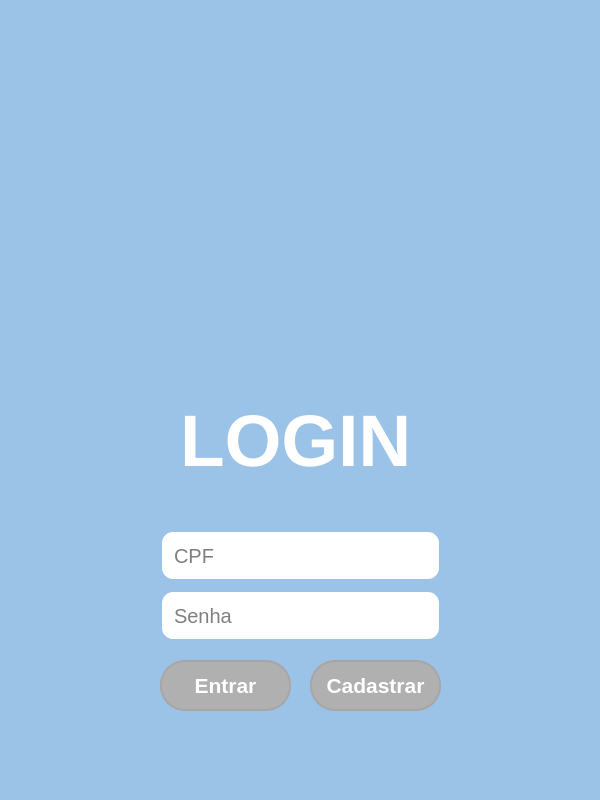
<?xml version="1.0" encoding="UTF-8"?>
<ui version="4.0">
 <class>MainWindow</class>
 <widget class="QMainWindow" name="MainWindow">
  <property name="geometry">
   <rect>
    <x>0</x>
    <y>0</y>
    <width>600</width>
    <height>800</height>
   </rect>
  </property>
  <property name="minimumSize">
   <size>
    <width>600</width>
    <height>800</height>
   </size>
  </property>
  <property name="font">
   <font>
    <family>Segoe UI</family>
    <pointsize>12</pointsize>
   </font>
  </property>
  <property name="windowTitle">
   <string>MainWindow</string>
  </property>
  <property name="styleSheet">
   <string notr="true">background-color: rgb(155, 194, 231);</string>
  </property>
  <widget class="QWidget" name="centralwidget">
   <widget class="QLabel" name="label">
    <property name="geometry">
     <rect>
      <x>180</x>
      <y>400</y>
      <width>241</width>
      <height>81</height>
     </rect>
    </property>
    <property name="font">
     <font>
      <pointsize>55</pointsize>
      <weight>75</weight>
      <bold>true</bold>
     </font>
    </property>
    <property name="styleSheet">
     <string notr="true">color: rgb(255, 255, 255);</string>
    </property>
    <property name="text">
     <string>LOGIN</string>
    </property>
   </widget>
   <widget class="QLineEdit" name="lineEdit">
    <property name="geometry">
     <rect>
      <x>160</x>
      <y>530</y>
      <width>281</width>
      <height>51</height>
     </rect>
    </property>
    <property name="font">
     <font>
      <pointsize>15</pointsize>
     </font>
    </property>
    <property name="styleSheet">
     <string notr="true">QLineEdit{
	background-color: rgb(255, 255, 255);
	border: 2px solid rgb(155, 194, 231);
	border-radius: 13px;
	padding: 10px;
}
QLineEdit:hover{
	border: 2px solid rgb(255, 207, 0);
}

QLineEdit:focus{
	border: 2px solid rgb(255, 165, 0);
	color: rgb(0, 0, 0);
}
</string>
    </property>
    <property name="text">
     <string/>
    </property>
    <property name="maxLength">
     <number>11</number>
    </property>
    <property name="placeholderText">
     <string>CPF</string>
    </property>
   </widget>
   <widget class="QPushButton" name="pushButton">
    <property name="geometry">
     <rect>
      <x>160</x>
      <y>660</y>
      <width>131</width>
      <height>51</height>
     </rect>
    </property>
    <property name="font">
     <font>
      <pointsize>16</pointsize>
      <weight>75</weight>
      <bold>true</bold>
     </font>
    </property>
    <property name="styleSheet">
     <string notr="true">QPushButton {	
	color: rgb(255, 255, 255);
	background-color: rgb(176, 176, 176);
	border: 2px solid rgb(166, 166, 166); 
	border-radius: 25px;
}

QPushButton:hover {
	background-color: rgb(166, 166, 166);
	border: 2px solid rgb(138, 138, 138); 
}

QPushButton:pressed {
	background-color: rgb(250, 230, 0);
	border: 2px solid rgb(255, 165, 24); 
}</string>
    </property>
    <property name="text">
     <string>Entrar</string>
    </property>
   </widget>
   <widget class="QLineEdit" name="lineEdit_3">
    <property name="geometry">
     <rect>
      <x>160</x>
      <y>590</y>
      <width>281</width>
      <height>51</height>
     </rect>
    </property>
    <property name="font">
     <font>
      <pointsize>15</pointsize>
     </font>
    </property>
    <property name="styleSheet">
     <string notr="true">QLineEdit{
	background-color: rgb(255, 255, 255);
	border: 2px solid rgb(155, 194, 231);
	border-radius: 13px;
	padding: 10px;
}
QLineEdit:hover{
	border: 2px solid rgb(255, 207, 0);
}

QLineEdit:focus{
	border: 2px solid rgb(255, 165, 0);
	color: rgb(0, 0, 0);
}</string>
    </property>
    <property name="text">
     <string/>
    </property>
    <property name="echoMode">
     <enum>QLineEdit::Password</enum>
    </property>
    <property name="placeholderText">
     <string>Senha</string>
    </property>
   </widget>
   <widget class="QPushButton" name="pushButton_2">
    <property name="geometry">
     <rect>
      <x>310</x>
      <y>660</y>
      <width>131</width>
      <height>51</height>
     </rect>
    </property>
    <property name="font">
     <font>
      <pointsize>16</pointsize>
      <weight>75</weight>
      <bold>true</bold>
     </font>
    </property>
    <property name="styleSheet">
     <string notr="true">QPushButton {	
	color: rgb(255, 255, 255);
	background-color: rgb(176, 176, 176);
	border: 2px solid rgb(166, 166, 166); 
	border-radius: 25px;
}

QPushButton:hover {
	background-color: rgb(166, 166, 166);
	border: 2px solid rgb(138, 138, 138); 
}

QPushButton:pressed {
	background-color: rgb(250, 230, 0);
	border: 2px solid rgb(255, 165, 24); 
}</string>
    </property>
    <property name="text">
     <string>Cadastrar</string>
    </property>
   </widget>
   <widget class="QLabel" name="label_2">
    <property name="geometry">
     <rect>
      <x>190</x>
      <y>40</y>
      <width>251</width>
      <height>361</height>
     </rect>
    </property>
    <property name="text">
     <string/>
    </property>
    <property name="pixmap">
     <pixmap>imagens/astronalta.png</pixmap>
    </property>
   </widget>
   <zorder>label</zorder>
   <zorder>pushButton</zorder>
   <zorder>lineEdit_3</zorder>
   <zorder>lineEdit</zorder>
   <zorder>pushButton_2</zorder>
   <zorder>label_2</zorder>
  </widget>
  <widget class="QStatusBar" name="statusbar"/>
 </widget>
 <resources>
  <include location="../file_rc.qrc"/>
 </resources>
 <connections/>
</ui>
